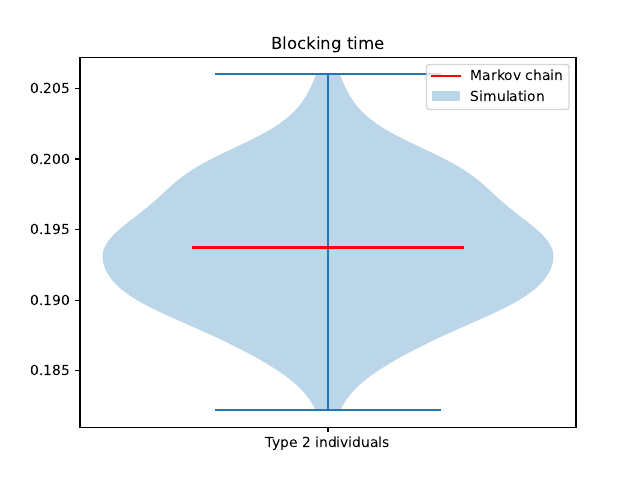

The Python source for this figure:
import matplotlib.pyplot as plt
import numpy as np
import ambulance_game as abg

lambda_2 = 3
lambda_1 = 4
mu = 8
num_of_servers = 1
threshold = 8
system_capacity = 10
buffer_capacity = 10
seed_num = None
warm_up_time = 500
num_of_trials = 100
runtime = 100000


simulation_results = abg.simulation.get_multiple_runs_results(
    lambda_2=lambda_2,
    lambda_1=lambda_1,
    mu=mu,
    num_of_servers=num_of_servers,
    threshold=threshold,
    system_capacity=system_capacity,
    buffer_capacity=buffer_capacity,
    seed_num=seed_num,
    warm_up_time=warm_up_time,
    num_of_trials=num_of_trials,
    runtime=runtime,
    class_type=1,
)

blocking_times_simulation = [np.mean(b.blocking_times) for b in simulation_results]

mean_blocking_time_markov = (
    abg.markov.get_mean_blocking_time_using_markov_state_probabilities(
        lambda_2=lambda_2,
        lambda_1=lambda_1,
        mu=mu,
        num_of_servers=num_of_servers,
        threshold=threshold,
        system_capacity=system_capacity,
        buffer_capacity=buffer_capacity,
    )
)


fig, ax = plt.subplots(nrows=1, ncols=1)
plt.violinplot(
    blocking_times_simulation,
    showmeans=True,
)
ax.plot(
    [0.85, 1.15],
    [mean_blocking_time_markov, mean_blocking_time_markov],
    color="red",
)
ax.set_xticks([1])
ax.set_xticklabels(["Type 2 individuals"])
ax.set_title("Blocking time")
ax.legend(["Markov chain", "Simulation"])

plt.savefig("main.pdf", transparent=True)
